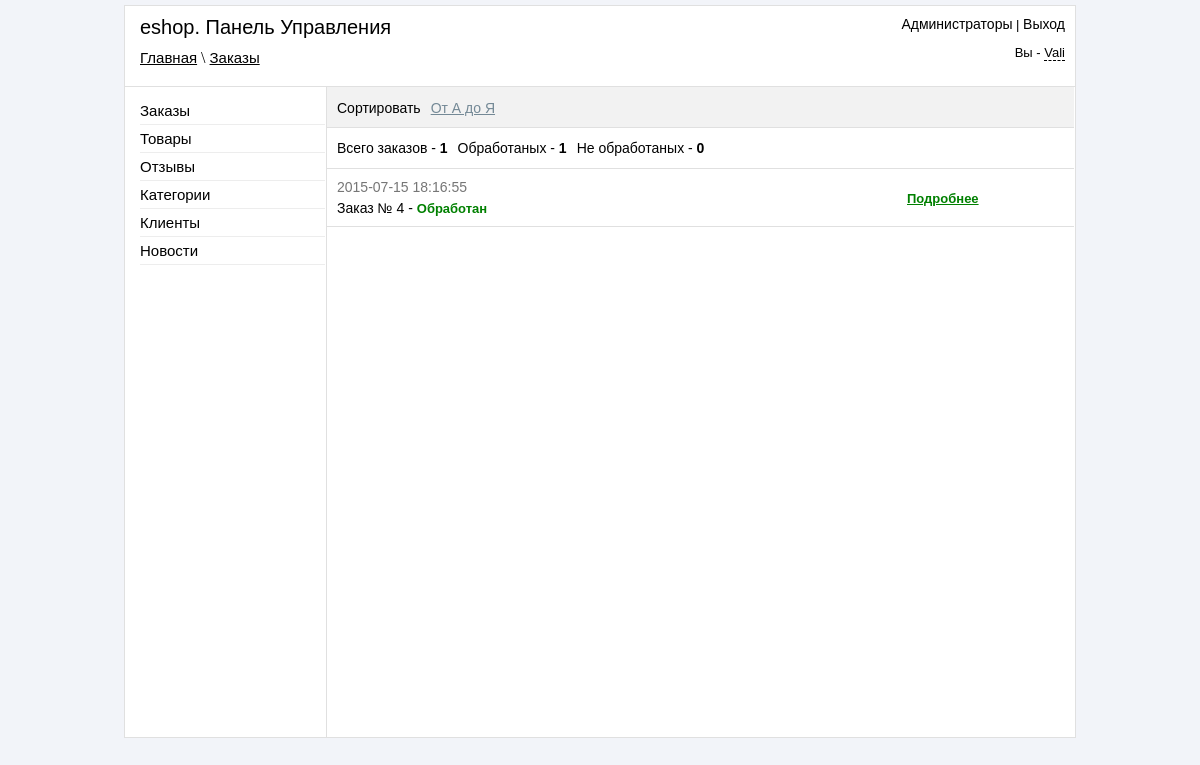
/admin/orders.php (signed in), run on an earlier commit of the app's database.
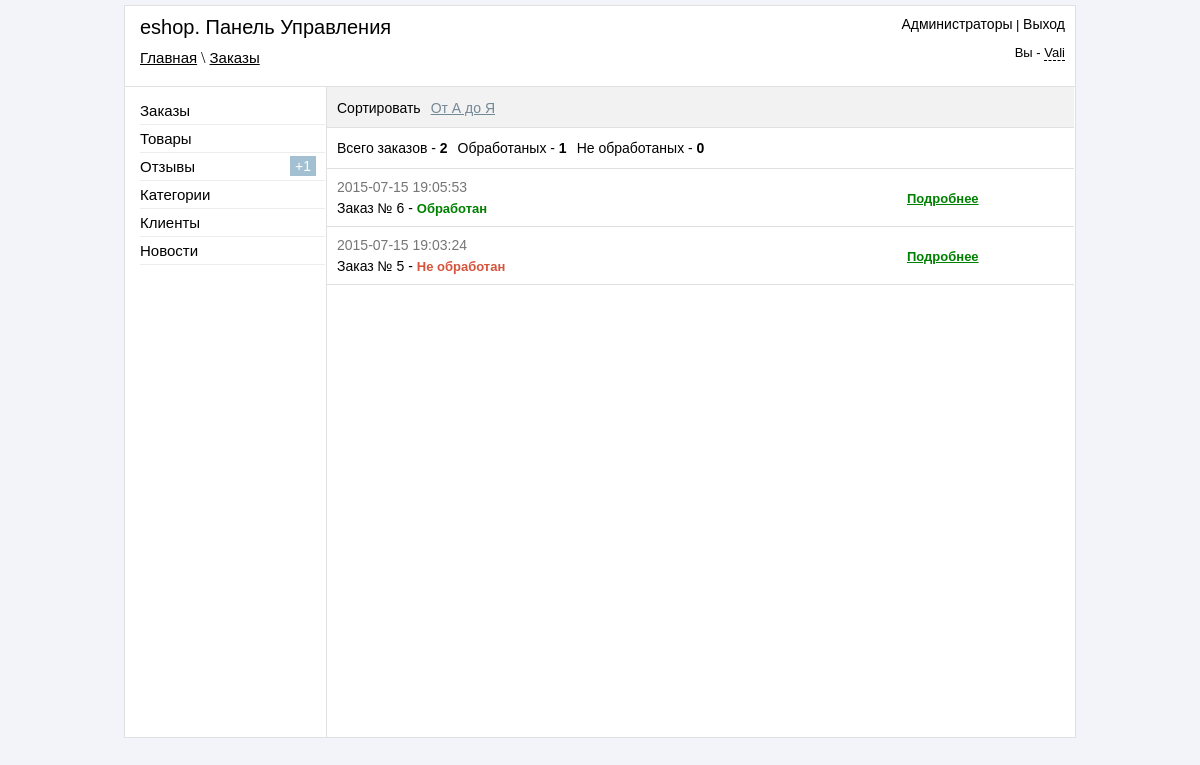
And on a later commit of the database.
### tables this page shows
CREATE TABLE IF NOT EXISTS `orders` (
  `order_id` int(11) NOT NULL AUTO_INCREMENT,
  `order_datetime` datetime NOT NULL,
  `order_confirmed` varchar(10) NOT NULL DEFAULT 'no',
  `order_dostavka` varchar(255) NOT NULL,
  `order_pay` varchar(50) NOT NULL,
  `order_type_pay` varchar(100) NOT NULL,
  `order_fio` text NOT NULL,
  `order_address` text NOT NULL,
  `order_phone` varchar(50) NOT NULL,
  `order_note` text NOT NULL,
  `order_email` varchar(50) NOT NULL,
  PRIMARY KEY (`order_id`)
);

### admin/orders.php (the view, shortened to what this page needs)
<?php
if ($_SESSION['auth_admin'] == "yes_auth")
{
	include 'include/db_connect.php';
	$sort = $_GET["sort"];
	switch ($sort) {
		default:
		$sort = "order_id DESC";
		$sort_name = 'От А до Я';
		break;
	}
?>
<!DOCTYPE html>
<html>
<head>
	<link rel="stylesheet" href="css/reset.css">
	<link rel="stylesheet" href="css/style.css">
	<link rel="stylesheet" href="jquery_confirm/jquery_confirm.css">
</head>
<body>
	<div id="block-body">
<?php
		include 'include/block-header.php';
$all_count = mysql_query("SELECT * FROM orders",$link);
$all_count_result = mysql_num_rows($all_count);
$buy_count = mysql_query("SELECT * FROM orders WHERE order_confirmed = 'yes'",$link);
$buy_count_result = mysql_num_rows($buy_count);
$no_buy_count = mysql_query("SELECT * FROM orders WHERE order_confirmed = 'no'",$link);
$no_buy_count_result = mysql_num_rows($no_buy_count);
?>
	<div id="block-content">
		<div id="block-parameters">
<ul id="options-list">
	<li>Сортировать</li>
	<li><a id="select-links" href="#"><? echo $sort_name; ?></a>
</li>
</ul>
		</div>
			<div id="block-info">
				<ul id="review-info-count">
					<li>Всего заказов - <strong><? echo $all_count_result; ?></strong></li>
					<li>Обработаных - <strong><? echo $buy_count_result; ?></strong></li>
					<li>Не обработаных - <strong><? echo $no_buy_count_result; ?></strong></li>
				</ul>
			</div>
<?php
	$result = mysql_query("SELECT * FROM orders ORDER BY $sort",$link);
If (mysql_num_rows($result) > 0)
{
$row = mysql_fetch_array($result);
do
{
if ($row["order_confirmed"] == 'yes')
{
	$status = '<span class="green">Обработан</span>';
} else
{
	$status = '<span class="red">Не обработан</span>';
}
echo '
<div class="block-order">
	<p class="order-datetime" >'.$row["order_datetime"].'</p>
	<p class="order-number" >Заказ № '.$row["order_id"].' - '.$status.'</p>
	<p class="order-link" ><a class="green" href="view_order.php?id='.$row["order_id"].'" >Подробнее</a></p>
</div>
';
} while ($row = mysql_fetch_array($result));
}
?>
	</div>
	</div>
</body>
</html>
<?php
	}else
	{
		header("Location: login.php");
	}
?>

### admin/include/block-header.php (shortened to what this page needs)
<?php
	$result1 = mysql_query("SELECT * FROM orders WHERE order_confirmed='no'",$link);
	$count1 = mysql_num_rows($result1);
	if ($count1 > 0) { $count_str1 = '<p>+'.$count1.'</p>'; } else { $count_str1 = ''; }
	$result2 = mysql_query("SELECT * FROM table_reviews WHERE moderate='0'",$link);
	$count2 = mysql_num_rows($result2);
	if ($count2 > 0) { $count_str2 = '<p>+'.$count2.'</p>'; } else { $count_str2 = ''; }
?>
<div id="block-header">
	<div id="block-header1" >
		<h3>eshop. Панель Управления</h3>
		<p id="link-nav" ><?php echo $_SESSION['urlpage']; ?></p>
	</div>
	<div id="block-header2" >
		<p align="right"><a href="administrators.php" >Администраторы</a> | <a href="?logout">Выход</a></p>
		<p align="right">Вы - <span><?php echo $_SESSION['admin_role']; ?></span></p>
	</div>
</div>
<div id="left-nav">
	<ul>
		<li><a href="orders.php">Заказы</a><?php echo $count_str1; ?></li>
		<li><a href="tovar.php">Товары</a></li>
		<li><a href="reviews.php">Отзывы</a><?php echo $count_str2; ?></li>
		<li><a href="category.php">Категории</a></li>
		<li><a href="clients.php">Клиенты</a></li>
		<li><a href="news.php">Новости</a></li>
	</ul>
</div>

What changed in the data, as far as the page shows it:
removed orders: order_datetime "2015-07-15 18:16:55", order_id "4", order_confirmed "Обработан"
added orders: order_datetime "2015-07-15 19:05:53", order_id "6", order_confirmed "Обработан"
added orders: order_datetime "2015-07-15 19:03:24", order_id "5", order_confirmed "Не обработан"
Also different on the page:
$count2: (not shown) → "1"
$all_count_result: "1" → "2"
